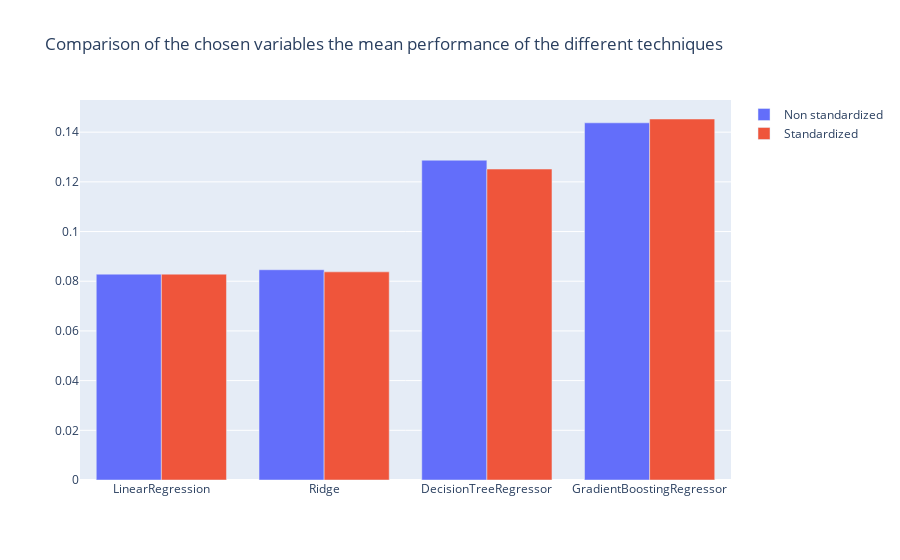

Source (notebook cell):
### Markdown cell above
We computed the mean $R^2$ score for all the variables over all the models and choose the five variables for which we can potentially make a meaningful prediction. 

Let's graph the R^2 score for the different models in a barplot again.

### Code cell
# chosen_variables = chosen_variables
df_results_chosen = df_results[chosen_variables]
df_results_standardized_chosen = df_results_standardized[chosen_variables]
fig = go.Figure()
df_result_average_chosen = df_results_chosen.mean(axis=1)
df_result_stand_average_chosen = df_results_standardized_chosen.mean(axis=1)
fig.add_trace(go.Bar(x = df_result_average_chosen.index, y=df_result_average_chosen.values, name='Non standardized'))
fig.add_trace(go.Bar(x = df_result_stand_average_chosen.index, y=df_result_stand_average_chosen.values, name='Standardized'))
fig.update_layout(title=go.layout.Title(text="Comparison of the chosen variables the mean performance of the different techniques"))
fig.show()
fig.write_html('../figures/mean_r2_performance_chosen_predictions.html')

### Figure 1 — Plotly figure (JSON) as saved in the notebook; plotly's stock layout.template omitted (floating-point values rounded to 4 significant figures)
{"data": [{"name": "Non standardized", "type": "bar", "x": ["LinearRegression", "Ridge", "DecisionTreeRegressor", "GradientBoostingRegressor"], "y": [0.08285, 0.08462, 0.1287, 0.1438]}, {"name": "Standardized", "type": "bar", "x": ["LinearRegression", "Ridge", "DecisionTreeRegressor", "GradientBoostingRegressor"], "y": [0.08285, 0.08377, 0.1251, 0.1453]}], "layout": {"autosize": true, "title": {"text": "Comparison of the chosen variables the mean performance of the different techniques"}, "xaxis": {"autorange": true, "range": [-0.5, 3.5], "type": "category"}, "yaxis": {"autorange": true, "range": [0, 0.1529], "type": "linear"}}}
